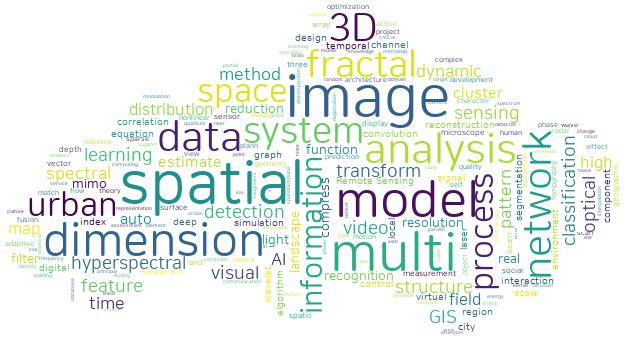

The Python source for this figure:
from wordcloud import WordCloud
from collections import Counter

import pandas as pd

df = pd.read_csv('key_freq_rawdata.csv', encoding='utf-8')

words = df.set_index("title").to_dict()["count"]

counts = Counter(words)
tags = counts.most_common(300)

wc = WordCloud(font_path='/content/NanumSquareRoundR.ttf',background_color="white", max_font_size=60)
cloud = wc.generate_from_frequencies(dict(tags))
cloud.to_file('test.jpg')
import matplotlib.pyplot as plt
plt.figure(figsize=(10, 8))
plt.axis('off')
plt.imshow(cloud)
plt.show()

#%%
#참고문헌
# https://foreverhappiness.tistory.com/36
# https://blog.naver.com/PostView.nhn?blogId=vi_football&logNo=221775297963&parentCategoryNo=&categoryNo=1&viewDate=&isShowPopularPosts=true&from=search
